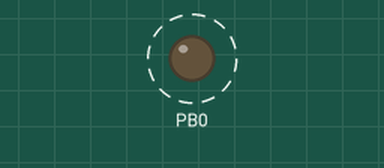
Recording of a program running on a simulated ATmega8, built with avr-gcc and emulated at 1 MHz. On the bench: output pins drawn as LEDs (lit = HIGH). Dashed ring = blinking.

Above: at 0.5 s.
Timing chart, 0 to 5.0 s (numbered marks = the images above):
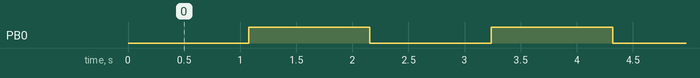

The program:

GccApplication5.c
```c
/*
 * GccApplication5.c
 *
 * Created: 3.7.2015 01:27:30
 *  Author: Muhammed
 */
#define F_CPU 1000000UL
#include <avr/interrupt.h>
#include <avr/io.h>
int i=0;
int main(void)
{

	DDRB = 0x01;

	TCCR2 = (1 << WGM21); // SET CTC BIT
	OCR2 = 156.25; // Output compare register - the total timer ticks value
	TIMSK = (1 << OCIE2); // timer/counter interrupt mask register (timsk) - timer/counter output compare match interrupt enable (ocie2) will be 1
	sei();
	TCCR2 = (1 << CS22); //timer resolution selected as clc/64 prescalar

    while(1)
    {
        //TODO:: Please write your application code
    }
}

ISR(TIMER2_COMP_vect)
{

	i++;
	if (i > 65)
	{
		PORTB ^= (1 << PINB0);
		i=0;
	}

}
```

Measured:
- by itself, PB0: alternates HIGH for 1.1 s and LOW for 1.1 s
